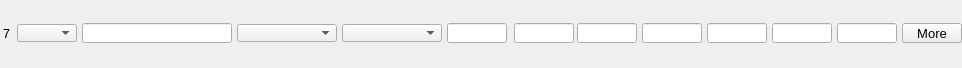
    <widget class="PyDMFrame" name="composite_6">
      <property name="geometry">
        <rect>
          <x>8</x>
          <y>524</y>
          <width>962</width>
          <height>68</height>
        </rect>
      </property>
      <widget class="PyDMEnumComboBox" name="menu_18">
        <property name="geometry">
          <rect>
            <x>17</x>
            <y>24</y>
            <width>60</width>
            <height>18</height>
          </rect>
        </property>
        <property name="toolTip">
          <string>${P}${O7}Use</string>
        </property>
        <property name="channel" stdset="0">
          <string>ca://${P}${O7}Use</string>
        </property>
        <property name="font" stdset="0">
          <font>
            <pointsize>10</pointsize>
          </font>
        </property>
        <property name="styleSheet">
          <string notr="true">PyDMEnumComboBox#menu_18 {
  color: rgb(0, 0, 0);
  background-color: rgb(115, 223, 255);
  }</string>
        </property>
      </widget>
      <widget class="PyDMLabel" name="text_update_66">
        <property name="geometry">
          <rect>
            <x>17</x>
            <y>0</y>
            <width>60</width>
            <height>18</height>
          </rect>
        </property>
        <property name="toolTip">
          <string>PV: ${P}${O7}Use_RBV</string>
        </property>
        <property name="channel" stdset="0">
          <string>ca://${P}${O7}Use_RBV</string>
        </property>
        <property name="font" stdset="0">
          <font>
            <pointsize>10</pointsize>
          </font>
        </property>
        <property name="alignment">
          <set>Qt::AlignCenter</set>
        </property>
        <property name="textInteractionFlags">
          <set>Qt::TextSelectableByKeyboard|Qt::TextSelectableByMouse</set>
        </property>
        <property name="styleSheet">
          <string notr="true">PyDMLabel#text_update_66 {
  color: rgb(10, 0, 184);
  background-color: rgb(70, 70, 70);
  }</string>
        </property>
      </widget>
      <widget class="PyDMLineEdit" name="text_entry_48">
        <property name="geometry">
          <rect>
            <x>82</x>
            <y>23</y>
            <width>150</width>
            <height>20</height>
          </rect>
        </property>
        <property name="channel" stdset="0">
          <string>ca://${P}${O7}Name</string>
        </property>
        <property name="toolTip">
          <string>${P}${O7}Name</string>
        </property>
        <property name="font" stdset="0">
          <font>
            <pointsize>10</pointsize>
          </font>
        </property>
        <property name="styleSheet">
          <string notr="true">PyDMLineEdit#text_entry_48 {
  color: rgb(0, 0, 0);
  background-color: rgb(115, 223, 255);
  border: 1px solid black;
  margin: 0px;
  padding: 0px;
  spacing: 0px;
  }</string>
        </property>
      </widget>
      <widget class="PyDMLabel" name="text_update_67">
        <property name="geometry">
          <rect>
            <x>82</x>
            <y>0</y>
            <width>150</width>
            <height>18</height>
          </rect>
        </property>
        <property name="toolTip">
          <string>PV: ${P}${O7}Name_RBV</string>
        </property>
        <property name="channel" stdset="0">
          <string>ca://${P}${O7}Name_RBV</string>
        </property>
        <property name="font" stdset="0">
          <font>
            <pointsize>10</pointsize>
          </font>
        </property>
        <property name="alignment">
          <set>Qt::AlignCenter</set>
        </property>
        <property name="textInteractionFlags">
          <set>Qt::TextSelectableByKeyboard|Qt::TextSelectableByMouse</set>
        </property>
        <property name="styleSheet">
          <string notr="true">PyDMLabel#text_update_67 {
  color: rgb(10, 0, 184);
  background-color: rgb(187, 187, 187);
  }</string>
        </property>
      </widget>
      <widget class="PyDMEnumComboBox" name="menu_19">
        <property name="geometry">
          <rect>
            <x>237</x>
            <y>24</y>
            <width>100</width>
            <height>18</height>
          </rect>
        </property>
        <property name="toolTip">
          <string>${P}${O7}Shape</string>
        </property>
        <property name="channel" stdset="0">
          <string>ca://${P}${O7}Shape</string>
        </property>
        <property name="font" stdset="0">
          <font>
            <pointsize>10</pointsize>
          </font>
        </property>
        <property name="styleSheet">
          <string notr="true">PyDMEnumComboBox#menu_19 {
  color: rgb(0, 0, 0);
  background-color: rgb(115, 223, 255);
  }</string>
        </property>
      </widget>
      <widget class="PyDMLabel" name="text_update_68">
        <property name="geometry">
          <rect>
            <x>237</x>
            <y>0</y>
            <width>100</width>
            <height>18</height>
          </rect>
        </property>
        <property name="toolTip">
          <string>PV: ${P}${O7}Shape_RBV</string>
        </property>
        <property name="channel" stdset="0">
          <string>ca://${P}${O7}Shape_RBV</string>
        </property>
        <property name="font" stdset="0">
          <font>
            <pointsize>10</pointsize>
          </font>
        </property>
        <property name="alignment">
          <set>Qt::AlignCenter</set>
        </property>
        <property name="textInteractionFlags">
          <set>Qt::TextSelectableByKeyboard|Qt::TextSelectableByMouse</set>
        </property>
        <property name="styleSheet">
          <string notr="true">PyDMLabel#text_update_68 {
  color: rgb(10, 0, 184);
  background-color: rgb(187, 187, 187);
  }</string>
        </property>
      </widget>
      <widget class="PyDMEnumComboBox" name="menu_20">
        <property name="geometry">
          <rect>
            <x>342</x>
            <y>24</y>
            <width>100</width>
            <height>18</height>
          </rect>
        </property>
        <property name="toolTip">
          <string>${P}${O7}DrawMode</string>
        </property>
        <property name="channel" stdset="0">
          <string>ca://${P}${O7}DrawMode</string>
        </property>
        <property name="font" stdset="0">
          <font>
            <pointsize>10</pointsize>
          </font>
        </property>
        <property name="styleSheet">
          <string notr="true">PyDMEnumComboBox#menu_20 {
  color: rgb(0, 0, 0);
  background-color: rgb(115, 223, 255);
  }</string>
        </property>
      </widget>
      <widget class="PyDMLabel" name="text_update_69">
        <property name="geometry">
          <rect>
            <x>342</x>
            <y>0</y>
            <width>100</width>
            <height>18</height>
          </rect>
        </property>
        <property name="toolTip">
          <string>PV: ${P}${O7}DrawMode_RBV</string>
        </property>
        <property name="channel" stdset="0">
          <string>ca://${P}${O7}DrawMode_RBV</string>
        </property>
        <property name="font" stdset="0">
          <font>
            <pointsize>10</pointsize>
          </font>
        </property>
        <property name="alignment">
          <set>Qt::AlignCenter</set>
        </property>
        <property name="textInteractionFlags">
          <set>Qt::TextSelectableByKeyboard|Qt::TextSelectableByMouse</set>
        </property>
        <property name="styleSheet">
          <string notr="true">PyDMLabel#text_update_69 {
  color: rgb(10, 0, 184);
  background-color: rgb(187, 187, 187);
  }</string>
        </property>
      </widget>
      <widget class="PyDMLineEdit" name="text_entry_49">
        <property name="geometry">
          <rect>
            <x>514</x>
            <y>23</y>
            <width>60</width>
            <height>20</height>
          </rect>
        </property>
        <property name="channel" stdset="0">
          <string>ca://${P}${O7}Green</string>
        </property>
        <property name="toolTip">
          <string>${P}${O7}Green</string>
        </property>
        <property name="font" stdset="0">
          <font>
            <pointsize>10</pointsize>
          </font>
        </property>
        <property name="styleSheet">
          <string notr="true">PyDMLineEdit#text_entry_49 {
  color: rgb(0, 0, 0);
  background-color: rgb(115, 223, 255);
  border: 1px solid black;
  margin: 0px;
  padding: 0px;
  spacing: 0px;
  }</string>
        </property>
      </widget>
      <widget class="PyDMLabel" name="text_update_70">
        <property name="geometry">
          <rect>
            <x>514</x>
            <y>0</y>
            <width>60</width>
            <height>18</height>
          </rect>
        </property>
        <property name="toolTip">
          <string>PV: ${P}${O7}Green_RBV</string>
        </property>
        <property name="channel" stdset="0">
          <string>ca://${P}${O7}Green_RBV</string>
        </property>
        <property name="font" stdset="0">
          <font>
            <pointsize>10</pointsize>
          </font>
        </property>
        <property name="alignment">
          <set>Qt::AlignCenter</set>
        </property>
        <property name="textInteractionFlags">
          <set>Qt::TextSelectableByKeyboard|Qt::TextSelectableByMouse</set>
        </property>
        <property name="styleSheet">
          <string notr="true">PyDMLabel#text_update_70 {
  color: rgb(10, 0, 184);
  background-color: rgb(187, 187, 187);
  }</string>
        </property>
      </widget>
      <widget class="PyDMLineEdit" name="text_entry_50">
        <property name="geometry">
          <rect>
            <x>577</x>
            <y>23</y>
            <width>60</width>
            <height>20</height>
          </rect>
        </property>
        <property name="channel" stdset="0">
          <string>ca://${P}${O7}Blue</string>
        </property>
        <property name="toolTip">
          <string>${P}${O7}Blue</string>
        </property>
        <property name="font" stdset="0">
          <font>
            <pointsize>10</pointsize>
          </font>
        </property>
        <property name="styleSheet">
          <string notr="true">PyDMLineEdit#text_entry_50 {
  color: rgb(0, 0, 0);
  background-color: rgb(115, 223, 255);
  border: 1px solid black;
  margin: 0px;
  padding: 0px;
  spacing: 0px;
  }</string>
        </property>
      </widget>
      <widget class="PyDMLabel" name="text_update_71">
        <property name="geometry">
          <rect>
            <x>577</x>
            <y>0</y>
            <width>60</width>
            <height>18</height>
          </rect>
        </property>
        <property name="toolTip">
          <string>PV: ${P}${O7}Blue_RBV</string>
        </property>
        <property name="channel" stdset="0">
          <string>ca://${P}${O7}Blue_RBV</string>
        </property>
        <property name="font" stdset="0">
          <font>
            <pointsize>10</pointsize>
          </font>
        </property>
        <property name="alignment">
          <set>Qt::AlignCenter</set>
        </property>
        <property name="textInteractionFlags">
          <set>Qt::TextSelectableByKeyboard|Qt::TextSelectableByMouse</set>
        </property>
        <property name="styleSheet">
          <string notr="true">PyDMLabel#text_update_71 {
  color: rgb(10, 0, 184);
  background-color: rgb(187, 187, 187);
  }</string>
        </property>
      </widget>
      <widget class="PyDMSlider" name="valuator_24">
        <property name="geometry">
          <rect>
            <x>642</x>
            <y>48</y>
            <width>60</width>
            <height>20</height>
          </rect>
        </property>
        <property name="channel" stdset="0">
          <string>ca://${P}${O7}PositionX</string>
        </property>
        <property name="toolTip">
          <string>${P}${O7}PositionX</string>
        </property>
        <property name="orientation" stdset="0">
          <string>Qt::Horizontal</string>
        </property>
        <property name="showLimitLabels" stdset="0">
          <bool>true</bool>
        </property>
        <property name="showValueLabel" stdset="0">
          <bool>false</bool>
        </property>
        <property name="showUnits" stdset="0">
          <bool>false</bool>
        </property>
        <property name="tickPosition" stdset="0">
          <enum>QSlider::NoTicks</enum>
        </property>
        <property name="precision" stdset="0">
          <number>1</number>
        </property>
        <property name="styleSheet">
          <string notr="true">PyDMSlider#valuator_24 {
  color: rgb(0, 0, 0);
  background-color: rgb(115, 223, 255);
  }</string>
        </property>
      </widget>
      <widget class="PyDMLineEdit" name="text_entry_51">
        <property name="geometry">
          <rect>
            <x>642</x>
            <y>23</y>
            <width>60</width>
            <height>20</height>
          </rect>
        </property>
        <property name="channel" stdset="0">
          <string>ca://${P}${O7}PositionX</string>
        </property>
        <property name="toolTip">
          <string>${P}${O7}PositionX</string>
        </property>
        <property name="font" stdset="0">
          <font>
            <pointsize>10</pointsize>
          </font>
        </property>
        <property name="styleSheet">
          <string notr="true">PyDMLineEdit#text_entry_51 {
  color: rgb(0, 0, 0);
  background-color: rgb(115, 223, 255);
  border: 1px solid black;
  margin: 0px;
  padding: 0px;
  spacing: 0px;
  }</string>
        </property>
      </widget>
      <widget class="PyDMLabel" name="text_update_72">
        <property name="geometry">
          <rect>
            <x>642</x>
            <y>0</y>
            <width>60</width>
            <height>18</height>
          </rect>
        </property>
        <property name="toolTip">
          <string>PV: ${P}${O7}PositionX_RBV</string>
        </property>
        <property name="channel" stdset="0">
          <string>ca://${P}${O7}PositionX_RBV</string>
        </property>
        <property name="font" stdset="0">
          <font>
            <pointsize>10</pointsize>
          </font>
        </property>
        <property name="alignment">
          <set>Qt::AlignCenter</set>
        </property>
        <property name="textInteractionFlags">
          <set>Qt::TextSelectableByKeyboard|Qt::TextSelectableByMouse</set>
        </property>
        <property name="styleSheet">
          <string notr="true">PyDMLabel#text_update_72 {
  color: rgb(10, 0, 184);
  background-color: rgb(187, 187, 187);
  }</string>
        </property>
      </widget>
      <widget class="PyDMSlider" name="valuator_25">
        <property name="geometry">
          <rect>
            <x>707</x>
            <y>48</y>
            <width>60</width>
            <height>20</height>
          </rect>
        </property>
        <property name="channel" stdset="0">
          <string>ca://${P}${O7}SizeX</string>
        </property>
        <property name="toolTip">
          <string>${P}${O7}SizeX</string>
        </property>
        <property name="orientation" stdset="0">
          <string>Qt::Horizontal</string>
        </property>
        <property name="showLimitLabels" stdset="0">
          <bool>true</bool>
        </property>
        <property name="showValueLabel" stdset="0">
          <bool>false</bool>
        </property>
        <property name="showUnits" stdset="0">
          <bool>false</bool>
        </property>
        <property name="tickPosition" stdset="0">
          <enum>QSlider::NoTicks</enum>
        </property>
        <property name="precision" stdset="0">
          <number>1</number>
        </property>
        <property name="styleSheet">
          <string notr="true">PyDMSlider#valuator_25 {
  color: rgb(0, 0, 0);
  background-color: rgb(115, 223, 255);
  }</string>
        </property>
      </widget>
      <widget class="PyDMLineEdit" name="text_entry_52">
        <property name="geometry">
          <rect>
            <x>707</x>
            <y>23</y>
            <width>60</width>
            <height>20</height>
          </rect>
        </property>
        <property name="channel" stdset="0">
          <string>ca://${P}${O7}SizeX</string>
        </property>
        <property name="toolTip">
          <string>${P}${O7}SizeX</string>
        </property>
        <property name="font" stdset="0">
          <font>
            <pointsize>10</pointsize>
          </font>
        </property>
        <property name="styleSheet">
          <string notr="true">PyDMLineEdit#text_entry_52 {
  color: rgb(0, 0, 0);
  background-color: rgb(115, 223, 255);
  border: 1px solid black;
  margin: 0px;
  padding: 0px;
  spacing: 0px;
  }</string>
        </property>
      </widget>
      <widget class="PyDMLabel" name="text_update_73">
        <property name="geometry">
          <rect>
            <x>707</x>
            <y>0</y>
            <width>60</width>
            <height>18</height>
          </rect>
        </property>
        <property name="toolTip">
          <string>PV: ${P}${O7}SizeX_RBV</string>
        </property>
        <property name="channel" stdset="0">
          <string>ca://${P}${O7}SizeX_RBV</string>
        </property>
        <property name="font" stdset="0">
          <font>
            <pointsize>10</pointsize>
          </font>
        </property>
        <property name="alignment">
          <set>Qt::AlignCenter</set>
        </property>
        <property name="textInteractionFlags">
          <set>Qt::TextSelectableByKeyboard|Qt::TextSelectableByMouse</set>
        </property>
        <property name="styleSheet">
          <string notr="true">PyDMLabel#text_update_73 {
  color: rgb(10, 0, 184);
  background-color: rgb(187, 187, 187);
  }</string>
        </property>
      </widget>
      <widget class="PyDMSlider" name="valuator_26">
        <property name="geometry">
          <rect>
            <x>772</x>
            <y>48</y>
            <width>60</width>
            <height>20</height>
          </rect>
        </property>
        <property name="channel" stdset="0">
          <string>ca://${P}${O7}PositionY</string>
        </property>
        <property name="toolTip">
          <string>${P}${O7}PositionY</string>
        </property>
        <property name="orientation" stdset="0">
          <string>Qt::Horizontal</string>
        </property>
        <property name="showLimitLabels" stdset="0">
          <bool>true</bool>
        </property>
        <property name="showValueLabel" stdset="0">
          <bool>false</bool>
        </property>
        <property name="showUnits" stdset="0">
          <bool>false</bool>
        </property>
        <property name="tickPosition" stdset="0">
          <enum>QSlider::NoTicks</enum>
        </property>
        <property name="precision" stdset="0">
          <number>1</number>
        </property>
        <property name="styleSheet">
          <string notr="true">PyDMSlider#valuator_26 {
  color: rgb(0, 0, 0);
  background-color: rgb(115, 223, 255);
  }</string>
        </property>
      </widget>
      <widget class="PyDMLineEdit" name="text_entry_53">
        <property name="geometry">
          <rect>
            <x>772</x>
            <y>23</y>
            <width>60</width>
            <height>20</height>
          </rect>
        </property>
        <property name="channel" stdset="0">
          <string>ca://${P}${O7}PositionY</string>
        </property>
        <property name="toolTip">
          <string>${P}${O7}PositionY</string>
        </property>
        <property name="font" stdset="0">
          <font>
            <pointsize>10</pointsize>
          </font>
        </property>
        <property name="styleSheet">
          <string notr="true">PyDMLineEdit#text_entry_53 {
  color: rgb(0, 0, 0);
  background-color: rgb(115, 223, 255);
  border: 1px solid black;
  margin: 0px;
  padding: 0px;
  spacing: 0px;
  }</string>
        </property>
      </widget>
      <widget class="PyDMLabel" name="text_update_74">
        <property name="geometry">
          <rect>
            <x>772</x>
            <y>0</y>
            <width>60</width>
            <height>18</height>
          </rect>
        </property>
        <property name="toolTip">
          <string>PV: ${P}${O7}PositionY_RBV</string>
        </property>
        <property name="channel" stdset="0">
          <string>ca://${P}${O7}PositionY_RBV</string>
        </property>
        <property name="font" stdset="0">
          <font>
            <pointsize>10</pointsize>
          </font>
        </property>
        <property name="alignment">
          <set>Qt::AlignCenter</set>
        </property>
        <property name="textInteractionFlags">
          <set>Qt::TextSelectableByKeyboard|Qt::TextSelectableByMouse</set>
        </property>
        <property name="styleSheet">
          <string notr="true">PyDMLabel#text_update_74 {
  color: rgb(10, 0, 184);
  background-color: rgb(187, 187, 187);
  }</string>
        </property>
      </widget>
      <widget class="PyDMSlider" name="valuator_27">
        <property name="geometry">
          <rect>
            <x>837</x>
            <y>48</y>
            <width>60</width>
            <height>20</height>
          </rect>
        </property>
        <property name="channel" stdset="0">
          <string>ca://${P}${O7}SizeY</string>
        </property>
        <property name="toolTip">
          <string>${P}${O7}SizeY</string>
        </property>
        <property name="orientation" stdset="0">
          <string>Qt::Horizontal</string>
        </property>
        <property name="showLimitLabels" stdset="0">
          <bool>true</bool>
        </property>
        <property name="showValueLabel" stdset="0">
          <bool>false</bool>
        </property>
        <property name="showUnits" stdset="0">
          <bool>false</bool>
        </property>
        <property name="tickPosition" stdset="0">
          <enum>QSlider::NoTicks</enum>
        </property>
        <property name="precision" stdset="0">
          <number>1</number>
        </property>
        <property name="styleSheet">
          <string notr="true">PyDMSlider#valuator_27 {
  color: rgb(0, 0, 0);
  background-color: rgb(115, 223, 255);
  }</string>
        </property>
      </widget>
      <widget class="PyDMLineEdit" name="text_entry_54">
        <property name="geometry">
          <rect>
            <x>837</x>
            <y>23</y>
            <width>60</width>
            <height>20</height>
          </rect>
        </property>
        <property name="channel" stdset="0">
          <string>ca://${P}${O7}SizeY</string>
        </property>
        <property name="toolTip">
          <string>${P}${O7}SizeY</string>
        </property>
        <property name="font" stdset="0">
          <font>
            <pointsize>10</pointsize>
          </font>
        </property>
        <property name="styleSheet">
          <string notr="true">PyDMLineEdit#text_entry_54 {
  color: rgb(0, 0, 0);
  background-color: rgb(115, 223, 255);
  border: 1px solid black;
  margin: 0px;
  padding: 0px;
  spacing: 0px;
  }</string>
        </property>
      </widget>
      <widget class="PyDMLabel" name="text_update_75">
        <property name="geometry">
          <rect>
            <x>837</x>
            <y>0</y>
            <width>60</width>
            <height>18</height>
          </rect>
        </property>
        <property name="toolTip">
          <string>PV: ${P}${O7}SizeY_RBV</string>
        </property>
        <property name="channel" stdset="0">
          <string>ca://${P}${O7}SizeY_RBV</string>
        </property>
        <property name="font" stdset="0">
          <font>
            <pointsize>10</pointsize>
          </font>
        </property>
        <property name="alignment">
          <set>Qt::AlignCenter</set>
        </property>
        <property name="textInteractionFlags">
          <set>Qt::TextSelectableByKeyboard|Qt::TextSelectableByMouse</set>
        </property>
        <property name="styleSheet">
          <string notr="true">PyDMLabel#text_update_75 {
  color: rgb(10, 0, 184);
  background-color: rgb(187, 187, 187);
  }</string>
        </property>
      </widget>
      <widget class="PyDMLineEdit" name="text_entry_55">
        <property name="geometry">
          <rect>
            <x>447</x>
            <y>23</y>
            <width>60</width>
            <height>20</height>
          </rect>
        </property>
        <property name="channel" stdset="0">
          <string>ca://${P}${O7}Red</string>
        </property>
        <property name="toolTip">
          <string>${P}${O7}Red</string>
        </property>
        <property name="font" stdset="0">
          <font>
            <pointsize>10</pointsize>
          </font>
        </property>
        <property name="styleSheet">
          <string notr="true">PyDMLineEdit#text_entry_55 {
  color: rgb(0, 0, 0);
  background-color: rgb(115, 223, 255);
  border: 1px solid black;
  margin: 0px;
  padding: 0px;
  spacing: 0px;
  }</string>
        </property>
      </widget>
      <widget class="PyDMLabel" name="text_update_76">
        <property name="geometry">
          <rect>
            <x>447</x>
            <y>0</y>
            <width>60</width>
            <height>18</height>
          </rect>
        </property>
        <property name="toolTip">
          <string>PV: ${P}${O7}Red_RBV</string>
        </property>
        <property name="channel" stdset="0">
          <string>ca://${P}${O7}Red_RBV</string>
        </property>
        <property name="font" stdset="0">
          <font>
            <pointsize>10</pointsize>
          </font>
        </property>
        <property name="alignment">
          <set>Qt::AlignCenter</set>
        </property>
        <property name="textInteractionFlags">
          <set>Qt::TextSelectableByKeyboard|Qt::TextSelectableByMouse</set>
        </property>
        <property name="styleSheet">
          <string notr="true">PyDMLabel#text_update_76 {
  color: rgb(10, 0, 184);
  background-color: rgb(187, 187, 187);
  }</string>
        </property>
      </widget>
      <widget class="QLabel" name="text_21">
        <property name="geometry">
          <rect>
            <x>0</x>
            <y>23</y>
            <width>10</width>
            <height>20</height>
          </rect>
        </property>
        <property name="text">
          <string>7</string>
        </property>
        <property name="font" stdset="0">
          <font>
            <pointsize>10</pointsize>
          </font>
        </property>
        <property name="brush" stdset="0">
          <brush brushstyle="SolidPattern">
            <color alpha="255">
              <red>0</red>
              <green>0</green>
              <blue>0</blue>
            </color>
          </brush>
        </property>
        <property name="toolTip">
          <string>text_21</string>
        </property>
        <property name="alignment">
          <set>Qt::AlignRight|Qt::AlignTrailing|Qt::AlignVCenter</set>
        </property>
        <property name="styleSheet">
          <string notr="true">QLabel#text_21 {
  color: rgb(0, 0, 0);
  }</string>
        </property>
      </widget>
      <widget class="PyDMRelatedDisplayButton" name="related_display_6">
        <property name="geometry">
          <rect>
            <x>902</x>
            <y>23</y>
            <width>60</width>
            <height>20</height>
          </rect>
        </property>
        <property name="toolTip">
          <string>More</string>
        </property>
        <property name="text">
          <string>More</string>
        </property>
        <property name="showIcon" stdset="0">
          <bool>true</bool>
        </property>
        <property name="font" stdset="0">
          <font>
            <pointsize>10</pointsize>
          </font>
        </property>
        <property name="styleSheet">
          <string notr="true">PyDMRelatedDisplayButton#related_display_6 {
  color: rgb(0, 0, 0);
  background-color: rgb(115, 223, 255);
  }</string>
        </property>
        <property name="titles" stdset="0">
          <stringlist>
            <string>Full Overlay</string>
          </stringlist>
        </property>
        <property name="filenames" stdset="0">
          <stringlist>
            <string>OverlayN.ui</string>
          </stringlist>
        </property>
        <property name="macros" stdset="0">
          <stringlist>
            <string>P=${P}, R=${O7}</string>
          </stringlist>
        </property>
        <property name="openInNewWindow" stdset="0">
          <bool>true</bool>
        </property>
      </widget>
    </widget>
